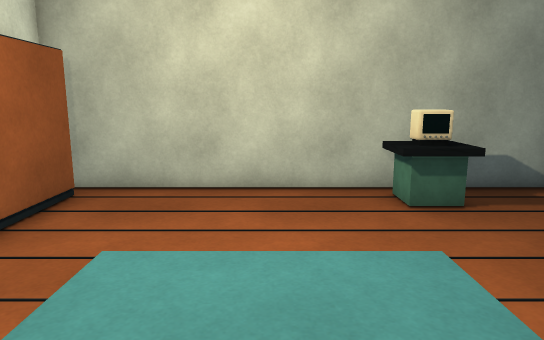
[1] (above)

12 first-person views from a walk through a Unity game level. The camera is 1.3 m above the floor, tilts 10° down and sees 70° across. The floor is counted in squares, 0.5 m on a side. Each view is taken from the middle of a square. On the plan, view 1 faces up. The plan holds only what a view shows up to about 20 squares ahead; the rest is blank. Some animated figures are not drawn.

[2]
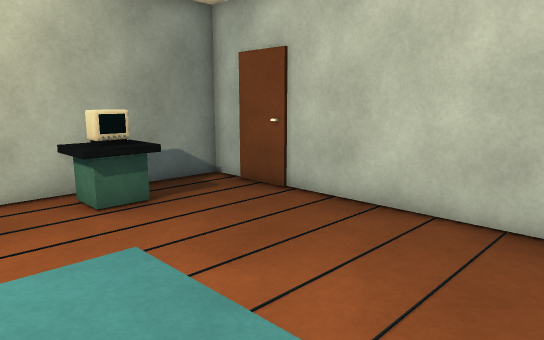

[3]
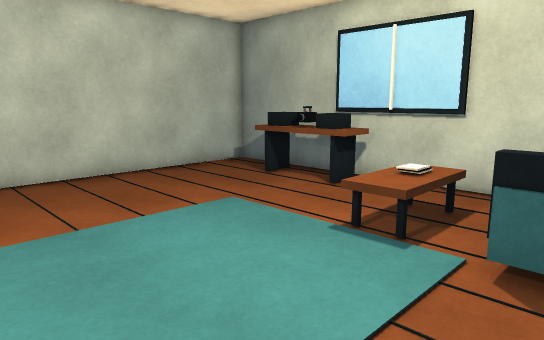

[4]
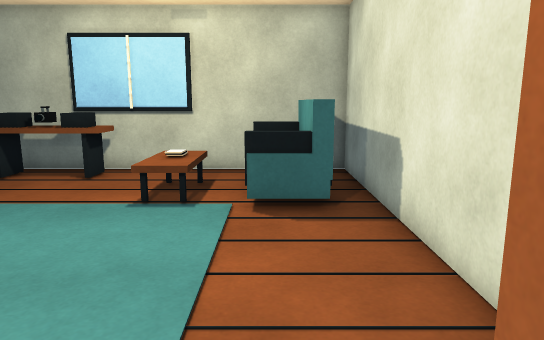

[5]
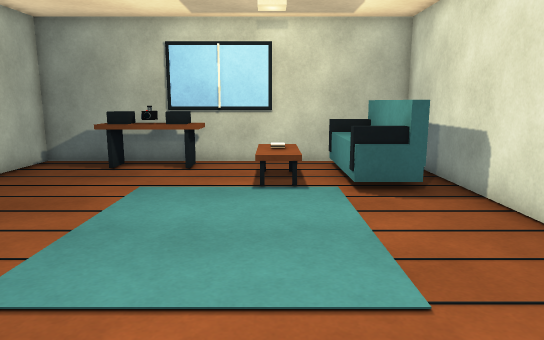

[6]
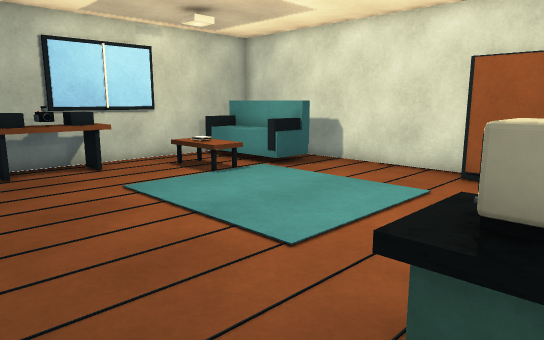

[7]
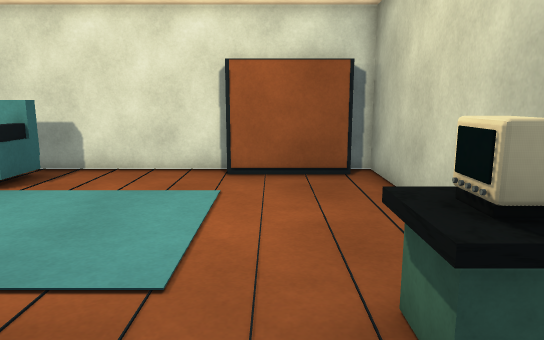

[8]
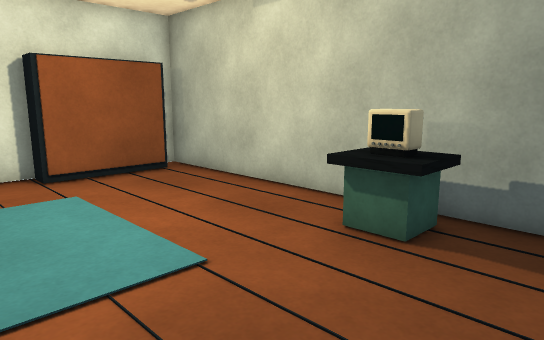

[9]
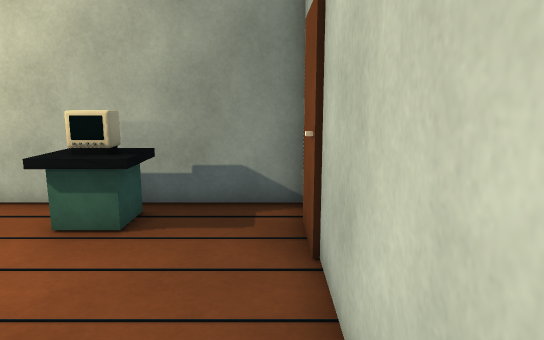

[10]
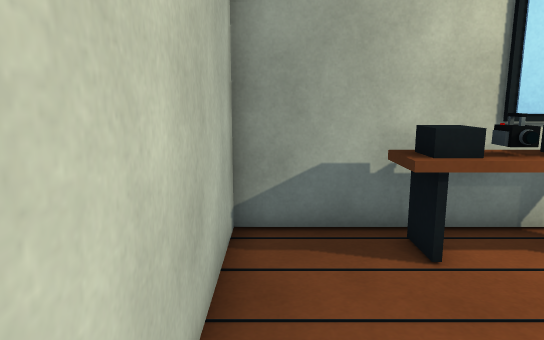

[11]
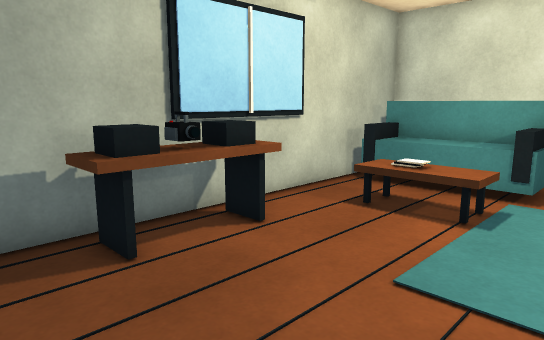

[12]
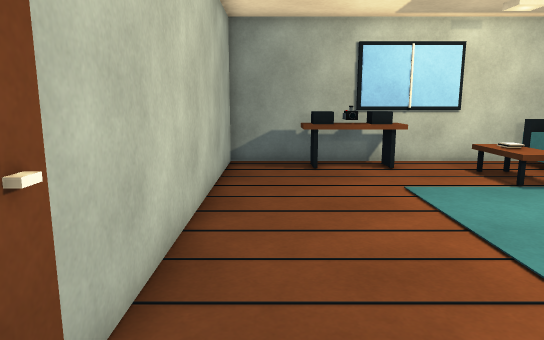

### Floor plan
Key: @ floor where view 1 was taken; # wall or solid block; x gap in a wall; . floor; = window, fence, low wall or low ledge; ^ raised ledge; O other object.
Columns run from 7 left of view 1 to 9 right of it. Each row starts with its distance up from view 1.
 12 #################
 11 ##........=##...#
 10  #........^O#...#
  9  #.........==...#
  8  #..............#
  7  #..............#
  6 ##..............#
  5 #...............#
  4 #...............#
  3 #...............#
  2 #...............#
  1 #...............#
  0 ###^...@........#
 -1   #^..O.........#
 -2   #^..O.........#
 -3   #^..O.........#
 -4   #^.....####=..#
 -5   #^x....####=..#
 -6   ###############

Positions as (right, up) in squares from view 1, and headings:
1: (0, 0), facing up
2: (0, 0), facing up-right
3: (-5, 6), facing down-right
4: (-4, 9), facing down
5: (-1, 11), facing down
6: (8, 11), facing down-left
7: (8, 8), facing left
8: (8, 3), facing up-left
9: (8, 2), facing up
10: (8, 2), facing down
11: (8, 2), facing down-left
12: (7, 11), facing down
